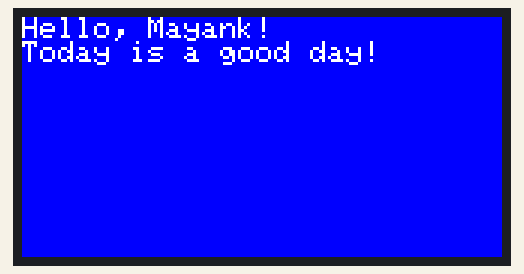
Simulated run of this sketch. Board: Arduino Uno, built with avr-gcc and run on an emulated ATmega328P. On the bench: 480×240 colour display.

Above: at 0.2 s.

The sketch:

sketch_TFT_Hello.ino
```cpp
#include <Adafruit_GFX.h>
#include <Adafruit_ST7796S.h>
#include <SPI.h>

const int TFT_CS   =  10;
const int TFT_DC   =  9;
const int TFT_RST  =  8;
const int TFT_MOSI =  11;
const int TFT_SCK  =  13;
const int TFT_MISO =  12;

// MOSI is pin 11 and SCK is pin 13 by defaul ,MISO is pin 12

// Hardware SPI: MOSI/SCK from ICSP header
Adafruit_ST7796S tft = Adafruit_ST7796S(&SPI, TFT_CS, TFT_DC, TFT_RST);

void setup() {
  //tft.init(24000000);   // Public init() method, can take SPI freq
  tft.init(8000000);
  tft.setRotation(1);
  tft.fillScreen(ST77XX_BLUE);
  tft.setTextColor(ST77XX_WHITE, ST77XX_BLUE);
  tft.setTextSize(3);
  tft.setCursor(0, 0);
  tft.println("Hello, Mayank!");
  //tft.setCursor(50,60)
  tft.println("Today is a good day!");
}

void loop() {
}
```
